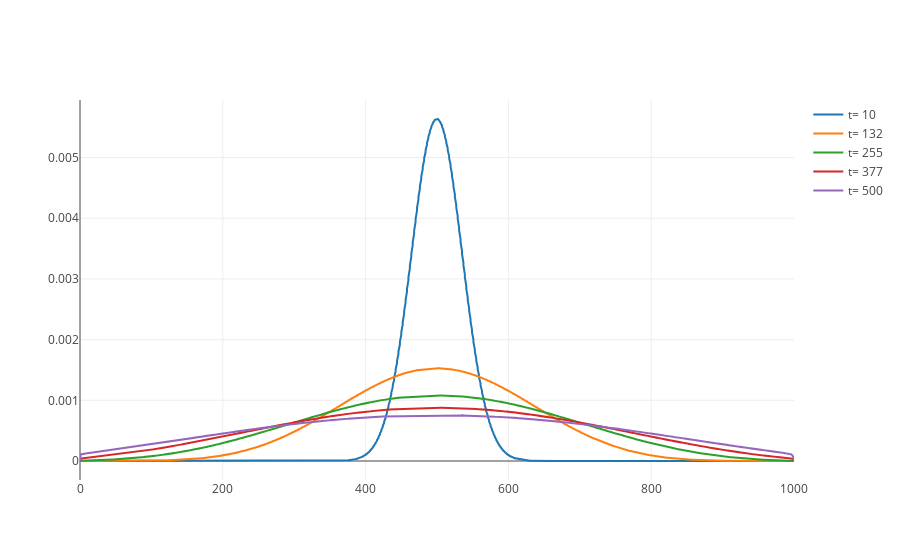

Notebook code for this chart:
### Markdown cell above
This gives us an approximation of the expected SFS of still segregating mutations that occured at different points in the past. We can consider these together since in real data we might not know which are which :

### Code cell
surface= 'N'
surf= np.linspace(0,1,freq_matrix.shape[0])
surf_dict= {
    'freq': surf,
    'N': [int(x * Ne) for x in surf]
}

fig= [go.Scatter(
    x= surf_dict[surface],
    y= freq_prog[x][0],
    name= 't= ' + str(gens[x])
) for x in list(range(len(gens)))]

layout= go.Layout(
)

figure= go.Figure(data= fig,layout= layout)
iplot(figure)

### Figure 1 — Plotly figure (JSON) as saved in the notebook; plotly's stock layout.template omitted (floating-point values rounded to 4 significant figures; data arrays with more than 128 entries replaced by an {"elided": "..."} marker saying what was removed)
{"data": [{"name": "t= 10", "type": "scatter", "uid": "880904ba-8fdb-440b-acfb-eb9a505e2a03", "x": {"elided": "2000 int values"}, "y": {"elided": "2000 float values"}}, {"name": "t= 132", "type": "scatter", "uid": "cd6e6b9f-d7e8-4518-a88e-f00b95008255", "x": {"elided": "2000 int values"}, "y": {"elided": "2000 float values"}}, {"name": "t= 255", "type": "scatter", "uid": "c512e846-8981-4882-8662-78b7e7a2e5ed", "x": {"elided": "2000 int values"}, "y": {"elided": "2000 float values"}}, {"name": "t= 377", "type": "scatter", "uid": "d5ca8754-8a1a-4865-837c-e8fa098522e4", "x": {"elided": "2000 int values"}, "y": {"elided": "2000 float values"}}, {"name": "t= 500", "type": "scatter", "uid": "0e5465f7-c4bd-4305-932e-de07ecc18b88", "x": {"elided": "2000 int values"}, "y": {"elided": "2000 float values"}}], "layout": {}}
